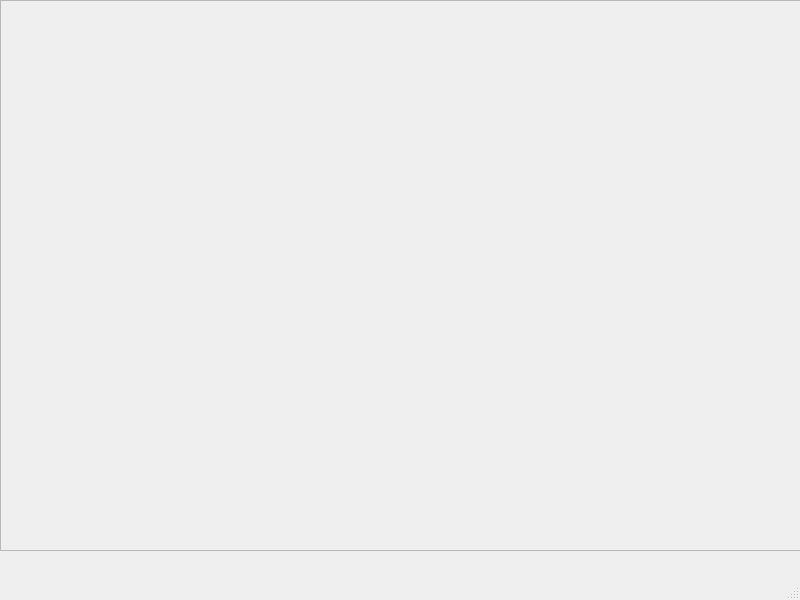
<?xml version="1.0" encoding="UTF-8"?>
<ui version="4.0">
 <class>MainWindow</class>
 <widget class="QMainWindow" name="MainWindow">
  <property name="geometry">
   <rect>
    <x>0</x>
    <y>0</y>
    <width>800</width>
    <height>600</height>
   </rect>
  </property>
  <property name="windowTitle">
   <string>MainWindow</string>
  </property>
  <widget class="QWidget" name="centralwidget">
   <widget class="QScrollArea" name="scrollArea">
    <property name="geometry">
     <rect>
      <x>0</x>
      <y>0</y>
      <width>801</width>
      <height>551</height>
     </rect>
    </property>
    <property name="widgetResizable">
     <bool>true</bool>
    </property>
    <widget class="QWidget" name="scrollAreaWidgetContents">
     <property name="geometry">
      <rect>
       <x>0</x>
       <y>0</y>
       <width>799</width>
       <height>549</height>
      </rect>
     </property>
    </widget>
   </widget>
  </widget>
  <widget class="QMenuBar" name="menubar">
   <property name="geometry">
    <rect>
     <x>0</x>
     <y>0</y>
     <width>800</width>
     <height>24</height>
    </rect>
   </property>
  </widget>
  <widget class="QStatusBar" name="statusbar"/>
 </widget>
 <resources/>
 <connections/>
</ui>
